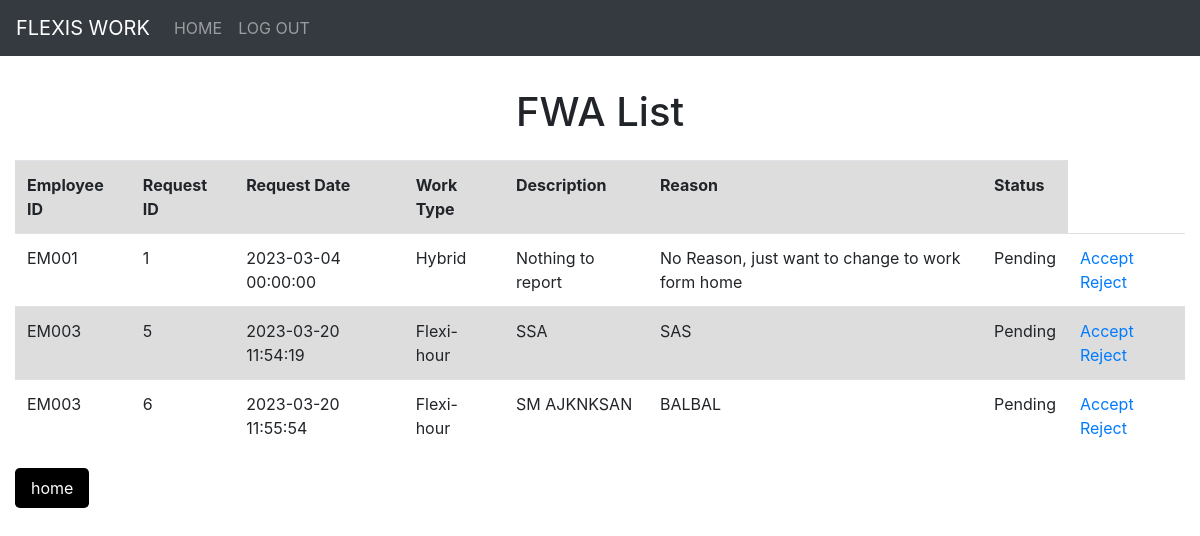
The page /reviewPage.php on the database as committed earlier.
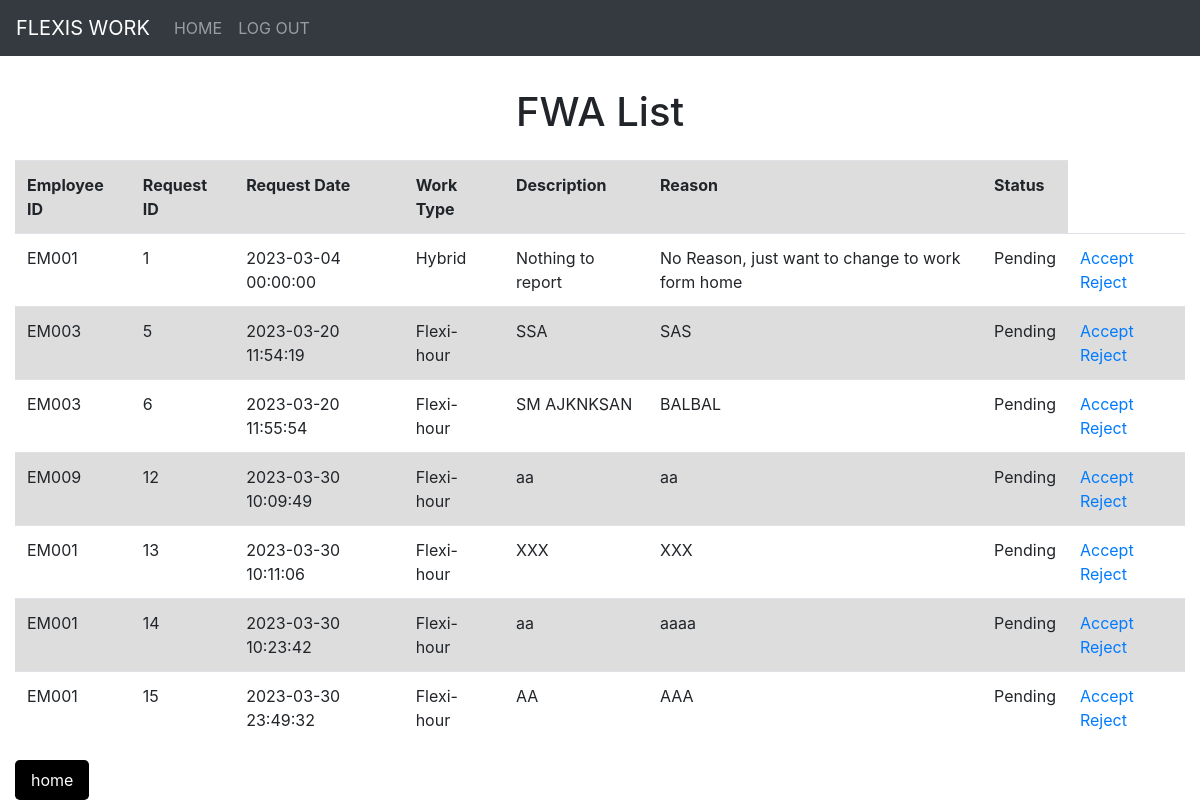
The same page on the database as committed later.
### tables this page shows
CREATE TABLE `fwa_rquest` (
  `requestID` int(11) NOT NULL,
  `requestDate` datetime NOT NULL DEFAULT current_timestamp(),
  `workType` varchar(30) NOT NULL CHECK (`workType` in ('Flexi-hour','Work-from-home','Hybrid')),
  `description` varchar(255) NOT NULL,
  `reason` varchar(255) NOT NULL,
  `status` varchar(20) NOT NULL,
  `comment` varchar(255) DEFAULT NULL,
  `employeeID` varchar(5) NOT NULL
);

### reviewPage.php (the view, shortened to what this page needs)
<!DOCTYPE html>
<html>
    <?php include 'Component/head.php'; ?>
    <?php include 'Component/header.php'; ?>
<body>
    <h1>FWA List</h1>
    <div class="container-fluid">
        <table class="table">
        <tbody>
            <tr>
                <th scope="col">Employee ID</th>
                <th scope="col">Request ID</th>
                <th scope="col">Request Date</th>
                <th scope="col">Work Type</th>
                <th scope="col">Description</th>
                <th scope="col">Reason</th>
                <th scope="col">Status</th>
            </tr>
            <?php
            require_once('config.php');
            $sql =  "SELECT * FROM fwa_rquest WHERE Status = 'Pending';";
            $result = $conn->query($sql);
            while($row = $result -> fetch_assoc()){
                echo
                "<tr>
                    <td>".$row["employeeID"]."</td>
                    <td>".$row["requestID"]."</td>
                    <td>".$row["requestDate"]."</td>
                    <td>".$row["workType"]."</td>
                    <td>".$row["description"]."</td>
                    <td>".$row["reason"]."</td>
                    <td>".$row["status"]."</td>
                    <td>
                        <a href='acceptReq.php'>Accept</a>
                        <a href='rejectReq.php'>Reject</a>
                    </td>
                </tr>";
            }
            ?>
        </tbody>
        </table>
        <form action="reviewPage.php" method="post">
            <input type="submit" name="home" value="home">
        </div>
</body>
</html>

### Component/head.php (shortened to what this page needs)
<head>
    <link rel="stylesheet" href="https://stackpath.bootstrapcdn.com/bootstrap/4.1.3/css/bootstrap.min.css">
    <link rel="stylesheet" href="style.css">
    </head>

### Component/header.php (shortened to what this page needs)
<?php
    $homePage = "";
?>
<header>
    <nav class="navbar navbar-expand-lg navbar-dark bg-dark">
        <a class="navbar-brand" href="#">FLEXIS WORK</a>
        <div class="collapse navbar-collapse">
            <ul class="navbar-nav">
            <li class="nav-item">
                <a class="nav-link" href="<?php echo $homePage; ?>">HOME</a>
            </li>
            <li class="nav-item">
                <a class="nav-link" href="logout.php">LOG OUT</a>
            </li>
        </div>
    </nav>
</header>

### style.css (style rules this page uses)
body { height: 100%; margin: 0 auto; padding: 0; display: table; }
h1 { font-size: 2.5rem; margin-top: 2rem; margin-bottom: 1.5rem; text-align: center; }
table { border-collapse: collapse; }
tr:nth-child(odd) { background-color: #ddd; }
th,td { padding: 5px 10px; }
input[type="submit"], input[type="reset"] { padding: 0.5rem 1rem; border: none; border-radius: 0.3rem; background-color: #000000; color: white; font-size: 1rem; cursor: pointer; margin-right: 1rem; }

Rows that differ between the two databases and show on the page:
added fwa_rquest: employeeID "EM009", requestID "12", requestDate "2023-03-30 10:09:49", workType "Flexi-hour", description "aa", reason "aa", status "Pending"
added fwa_rquest: employeeID "EM001", requestID "13", requestDate "2023-03-30 10:11:06", workType "Flexi-hour", description "XXX", reason "XXX", status "Pending"
added fwa_rquest: employeeID "EM001", requestID "14", requestDate "2023-03-30 10:23:42", workType "Flexi-hour", description "aa", reason "aaaa", status "Pending"
added fwa_rquest: employeeID "EM001", requestID "15", requestDate "2023-03-30 23:49:32", workType "Flexi-hour", description "AA", reason "AAA", status "Pending"
